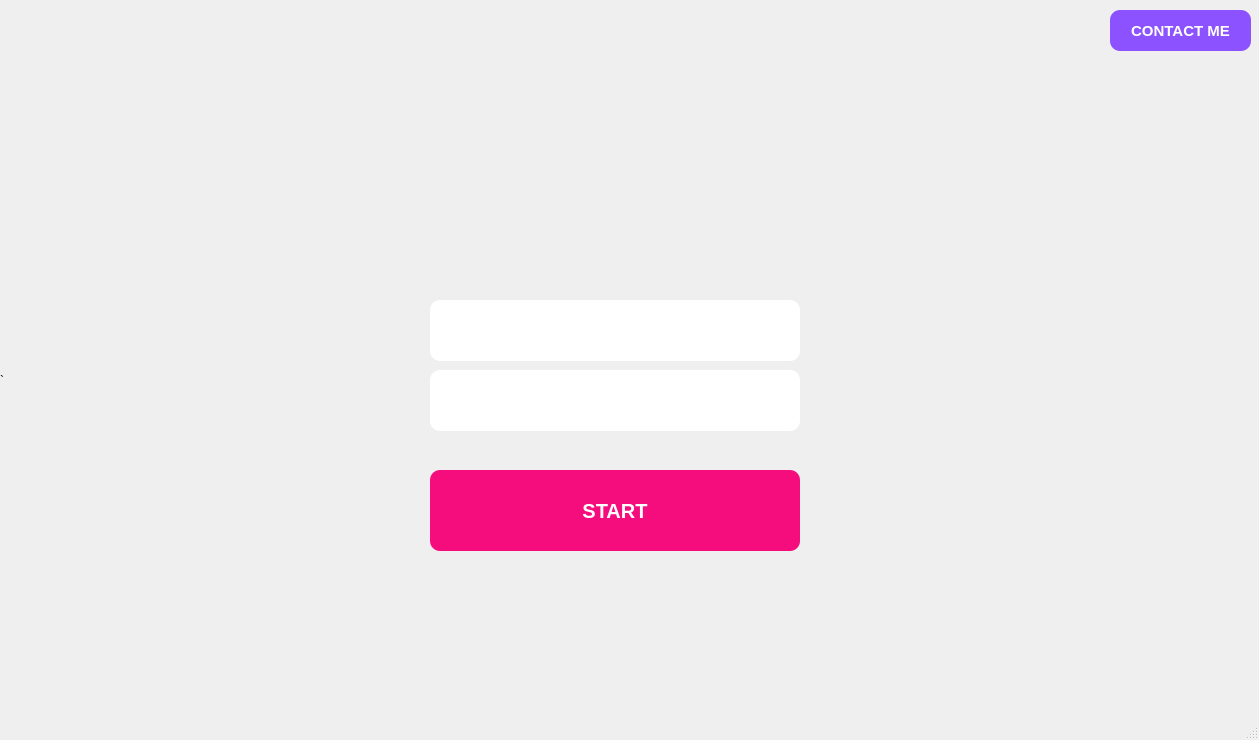
<?xml version="1.0" encoding="UTF-8"?>
<ui version="4.0">
 <class>TicTacToe</class>
 <widget class="QMainWindow" name="TicTacToe">
  <property name="geometry">
   <rect>
    <x>0</x>
    <y>0</y>
    <width>1259</width>
    <height>740</height>
   </rect>
  </property>
  <property name="windowTitle">
   <string>MainWindow</string>
  </property>
  <widget class="QWidget" name="centralwidget">
   <widget class="QLabel" name="label">
    <property name="geometry">
     <rect>
      <x>0</x>
      <y>0</y>
      <width>1261</width>
      <height>761</height>
     </rect>
    </property>
    <property name="styleSheet">
     <string notr="true">
background-image:url(:/background/Red and Black Dark Gamer Sports YouTube Banner.png);
background-repeat: no-repeat;
background-size: 1261px 761px;</string>
    </property>
    <property name="text">
     <string>`</string>
    </property>
   </widget>
   <widget class="QLineEdit" name="lineEdit">
    <property name="geometry">
     <rect>
      <x>430</x>
      <y>300</y>
      <width>370</width>
      <height>61</height>
     </rect>
    </property>
    <property name="styleSheet">
     <string notr="true">background-color: '#031319';
        border: 3px solid '#F60D7D';
        border-radius: 10px;
        color: white;
marginLeft: 20px,</string>
    </property>
    <property name="placeholderText">
     <string>Enter Player 1...</string>
    </property>
   </widget>
   <widget class="QLineEdit" name="lineEdit_2">
    <property name="geometry">
     <rect>
      <x>430</x>
      <y>370</y>
      <width>370</width>
      <height>61</height>
     </rect>
    </property>
    <property name="styleSheet">
     <string notr="true">background-color: '#031319';
        border: 3px solid '#F60D7D';
        border-radius: 10px;
        color: white;
marginLeft: 20px,</string>
    </property>
    <property name="placeholderText">
     <string>Enter Player 2...</string>
    </property>
   </widget>
   <widget class="QPushButton" name="pushButton">
    <property name="geometry">
     <rect>
      <x>430</x>
      <y>470</y>
      <width>370</width>
      <height>81</height>
     </rect>
    </property>
    <property name="styleSheet">
     <string notr="true"> QPushButton{background-color: #F60D7D;
        color: white;
        border-radius: 10px;
        font-size: 20px;
        font-weight: bold;
}
QPushButton:hover{
background-color :#c50763;
}</string>
    </property>
    <property name="text">
     <string>START</string>
    </property>
   </widget>
   <widget class="QPushButton" name="Contact">
    <property name="geometry">
     <rect>
      <x>1110</x>
      <y>10</y>
      <width>141</width>
      <height>41</height>
     </rect>
    </property>
    <property name="styleSheet">
     <string notr="true">QPushButton {
    background-color: #8C52FF;
    color: white;
    border-radius: 10px;
    font-size: 15px;
    font-weight: bold;
    box-shadow: 0 12px 14px rgba(0, 0, 0, 0.8);

	
}

QPushButton:hover {
    background-color: #661aff;
    box-shadow: 0 4px 8px rgba(0, 0, 0, 0.6);
}
</string>
    </property>
    <property name="text">
     <string>CONTACT ME</string>
    </property>
   </widget>
  </widget>
  <widget class="QMenuBar" name="menubar">
   <property name="geometry">
    <rect>
     <x>0</x>
     <y>0</y>
     <width>1259</width>
     <height>26</height>
    </rect>
   </property>
  </widget>
  <widget class="QStatusBar" name="statusbar"/>
 </widget>
 <resources>
  <include location="background image.qrc"/>
  <include location="newback.qrc"/>
 </resources>
 <connections/>
</ui>
